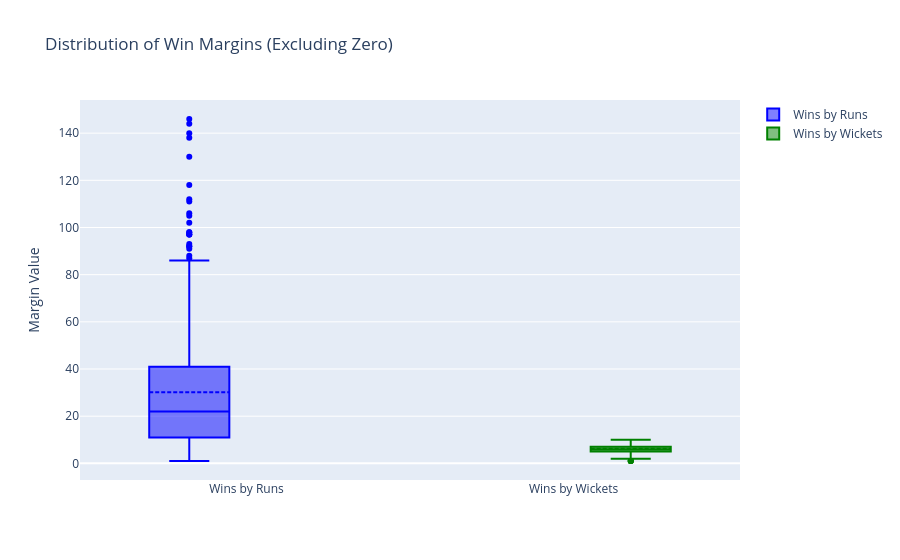

Notebook source saved alongside this figure:
### Markdown cell above
---

<a id="data-cleaning"></a>
## 4. Data Cleaning

Handle missing values, correct data types, standardize team names (franchise renames across seasons), and manage potential outliers.

<div class="alert alert-warning">
<strong>Why cleaning matters:</strong> IPL data spans 17 seasons. Teams have been renamed (e.g., Delhi Daredevils -> Delhi Capitals), venues have changed names, and some matches have incomplete records (no result, abandoned). Standardizing these ensures consistent analysis.
</div>

### Code cell
print("\n---------- 3. DATA CLEANING (Matches Data) ----------")

# 3.1 Handle missing values
print("\n3.1 Handling missing values (Matches)")
# First, make a copy to preserve the original data
matches_clean = matches_df.copy()

# Handle missing winner, result, result_margin, player_of_match based on context
# If 'result' is 'tie' or 'no result', winner might be NaN legitimately.
# Fill 'winner' and 'player_of_match' for 'no result' matches
no_result_indices = matches_clean[matches_clean['result'] == 'no result'].index
matches_clean.loc[no_result_indices, 'winner'] = matches_clean.loc[no_result_indices, 'winner'].fillna('No Result')
matches_clean.loc[no_result_indices, 'player_of_match'] = matches_clean.loc[no_result_indices, 'player_of_match'].fillna('Not Awarded')

# Fill remaining NaNs in winner/player_of_match where a result exists (might indicate data entry issue)
# For simplicity, filling with 'Unknown' or 'Not Awarded'
matches_clean['winner'] = matches_clean['winner'].fillna('Unknown')
matches_clean['player_of_match'] = matches_clean['player_of_match'].fillna('Not Awarded')

# Fill missing city with 'Unknown'
matches_clean['city'] = matches_clean['city'].fillna('Unknown')

# Fill missing result_margin with 0 (assuming 0 margin if NaN)
matches_clean['result_margin'] = matches_clean['result_margin'].fillna(0)

# Handle method (like DL) - Fill NaN method with 'Normal'
matches_clean['method'] = matches_clean['method'].fillna('Normal')

# Fill missing umpires with 'Unknown'
matches_clean['umpire1'] = matches_clean['umpire1'].fillna('Unknown')
matches_clean['umpire2'] = matches_clean['umpire2'].fillna('Unknown')

# Derive win_by_runs and win_by_wickets from result and result_margin
matches_clean['win_by_runs'] = np.where(
    matches_clean['result'] == 'runs',
    matches_clean['result_margin'],
    0
).astype(int)

matches_clean['win_by_wickets'] = np.where(
    matches_clean['result'] == 'wickets',
    matches_clean['result_margin'],
    0
).astype(int)

# Check remaining missing values
print("\nRemaining missing values after cleaning (Matches):")
print(matches_clean.isnull().sum())


# 3.2 Fix data types (Matches)
print("\n3.2 Fixing data types (Matches)")
# Convert date to datetime
matches_clean['date'] = pd.to_datetime(matches_clean['date'], format='%Y-%m-%d')

# Extract date components
matches_clean['year'] = matches_clean['date'].dt.year
matches_clean['month'] = matches_clean['date'].dt.month
matches_clean['day'] = matches_clean['date'].dt.day
matches_clean['day_of_week'] = matches_clean['date'].dt.dayofweek  # Monday=0, Sunday=6
matches_clean['is_weekend'] = matches_clean['day_of_week'].isin([5, 6]).astype(int)  # 5=Saturday, 6=Sunday

# Convert season to starting year
matches_clean['season_year'] = matches_clean['season'].astype(str).str.split('/').str[0].astype(int)

# Convert boolean-like columns
matches_clean['super_over'] = matches_clean['super_over'].map({'Y': 1, 'N': 0}).fillna(0).astype(int)
# Add a DL applied column based on method
matches_clean['dl_applied'] = np.where(matches_clean['method'] == 'D/L', 1, 0).astype(int)

print("\nMatches Data types after conversion:")
print(matches_clean.dtypes[['date', 'year', 'month', 'day', 'day_of_week',
                            'is_weekend', 'season_year', 'super_over',
                            'dl_applied', 'win_by_runs', 'win_by_wickets']])


# 3.3 Check and fix inconsistencies (Matches)
print("\n3.3 Checking and fixing inconsistencies (Matches)")
print("\nUnique team names in team1:")
print(sorted(matches_clean['team1'].unique()))

# Standardize team names across seasons
team_name_mapping = {
    'Rising Pune Supergiants': 'Rising Pune Supergiant',
    'Royal Challengers Bengaluru': 'Royal Challengers Bangalore',  # Renamed in 2024, standardize to historical name
}

# Apply team name corrections to all relevant columns
matches_clean['team1'] = matches_clean['team1'].replace(team_name_mapping)
matches_clean['team2'] = matches_clean['team2'].replace(team_name_mapping)
matches_clean['toss_winner'] = matches_clean['toss_winner'].replace(team_name_mapping)
matches_clean['winner'] = matches_clean['winner'].replace(team_name_mapping)

# Update batting/bowling teams in deliveries_df too
deliveries_df['batting_team'] = deliveries_df['batting_team'].replace(team_name_mapping)
deliveries_df['bowling_team'] = deliveries_df['bowling_team'].replace(team_name_mapping)

print("\nStandardized team names:")
print(sorted(matches_clean['team1'].unique()))


# 3.4 Handling outliers (Matches)
print("\n3.4 Handling outliers (Matches)")

# Create boxplots for derived win_by_runs and win_by_wickets
fig = go.Figure()
fig.add_trace(go.Box(
    y=matches_clean[matches_clean['win_by_runs'] > 0]['win_by_runs'],  # Filter 0 values
    name='Wins by Runs',
    boxmean=True,
    marker_color='blue'
))
fig.add_trace(go.Box(
    y=matches_clean[matches_clean['win_by_wickets'] > 0]['win_by_wickets'],  # Filter 0 values
    name='Wins by Wickets',
    boxmean=True,
    marker_color='green'
))
fig.update_layout(
    title='Distribution of Win Margins (Excluding Zero)',
    yaxis_title='Margin Value',
    boxmode='group'
)
fig.show()
print("No outlier removal needed as extreme values are valid cricket match outcomes.")


# 3.5 Data Cleaning (Deliveries)
print("\n3.5 Data Cleaning (Deliveries)")
# Convert relevant columns to numeric, coercing errors
num_cols_del = ['batsman_runs', 'extra_runs', 'total_runs', 'is_wicket']
for col in num_cols_del:
    deliveries_df[col] = pd.to_numeric(deliveries_df[col], errors='coerce').fillna(0)

# Ensure IDs are consistent types if merging later
matches_clean['id'] = matches_clean['id'].astype(int)
deliveries_df['match_id'] = deliveries_df['match_id'].astype(int)

print("Deliveries data types checked/converted.")
print(deliveries_df[num_cols_del + ['match_id']].dtypes)

### Figure 1 — Plotly figure (JSON) as saved in the notebook; plotly's stock layout.template omitted (floating-point values rounded to 4 significant figures; data arrays with more than 128 entries replaced by an {"elided": "..."} marker saying what was removed)
{"data": [{"boxmean": true, "marker": {"color": "blue"}, "name": "Wins by Runs", "y": {"elided": "498 int values"}, "type": "box"}, {"boxmean": true, "marker": {"color": "green"}, "name": "Wins by Wickets", "y": {"elided": "578 int values"}, "type": "box"}], "layout": {"title": {"text": "Distribution of Win Margins (Excluding Zero)"}, "yaxis": {"title": {"text": "Margin Value"}}, "boxmode": "group"}}
